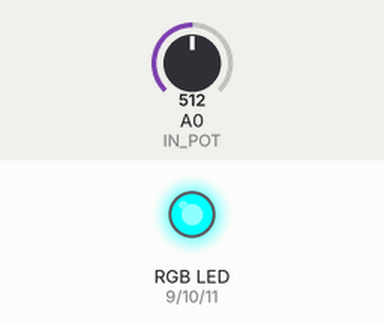
Bench run of a sketch on a simulated Arduino Uno, built with avr-gcc and run on an emulated ATmega328P. Shown: an RGB LED mixed from three pins (HIGH = lit). The inputs (shaded band) are chosen by the test bench; at power-on: A0 (IN_POT) = 512.

Above: at 1.2 s.
1.3 s: A0 (IN_POT) set to 570
2.8 s: A0 (IN_POT) set to 600
At 3.1 s:
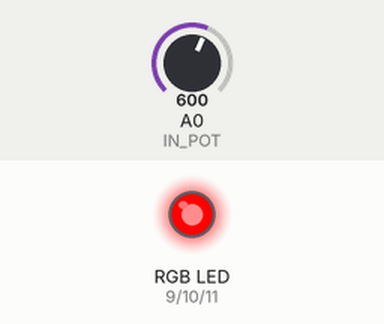
4.3 s: A0 (IN_POT) set to 306
At 5.4 s:
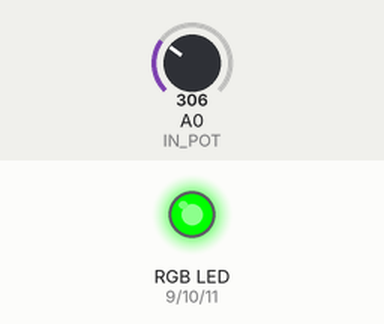
5.8 s: A0 (IN_POT) set to 281
At 6.5 s:
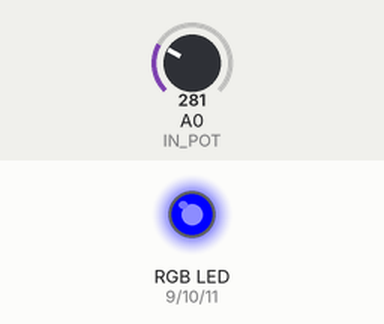
7.3 s: A0 (IN_POT) set to 161
8.8 s: A0 (IN_POT) set to 138
At 10.0 s:
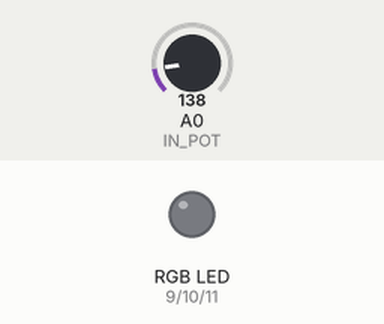
Timing chart, 0 to 11.3 s (numbered marks = the images above; inputs shaded):
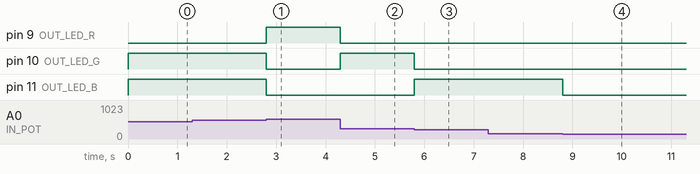

Measured:
- the behaviour switches between 584 and 585 on A0 (IN_POT) (found by bisection; images 0 and 1)
- the behaviour switches between 293 and 292 on A0 (IN_POT) (found by bisection; images 2 and 3)
- the behaviour switches between 147 and 146 on A0 (IN_POT) (found by bisection; images 3 and 4)
- after the input at 1.3 s, every drawn part: stays the same
- after the input at 2.8 s, pin 9 (OUT_LED_R): LOW → HIGH at once; pin 10 (OUT_LED_G), pin 11 (OUT_LED_B): HIGH → LOW at once
- after the input at 4.3 s, pin 9 (OUT_LED_R): HIGH → LOW at once; pin 10 (OUT_LED_G): LOW → HIGH at once
- after the input at 5.8 s, pin 10 (OUT_LED_G): HIGH → LOW at once; pin 11 (OUT_LED_B): LOW → HIGH at once
- after the input at 7.3 s, every drawn part: stays the same
- after the input at 8.8 s, pin 11 (OUT_LED_B): HIGH → LOW at once

The sketch:

tabela-rgb-com-potenciometro.ino
```cpp
// Contamos, de forma limitada,de 000 até 111 e traduzimos isso em forma de uma tabela RGB,
// onde R = MSB e B = LSB. O código abaixo nos permite percorrer essa tabela com o pot 10k
constexpr int IN_POT{A0};

constexpr int OUT_LED_R{9};
constexpr int OUT_LED_G{10};
constexpr int OUT_LED_B{11};

int RGB = 0;

void setup() {
  pinMode(OUT_LED_R, OUTPUT);
  pinMode(OUT_LED_G, OUTPUT);
  pinMode(OUT_LED_B, OUTPUT);
}

// NOTE: número hardcodado no for loop
void loop() {
  int pot_value{analogRead(IN_POT)};
  RGB = map(pot_value, 0, 1023, 0, 7);

  /*
    Usar shift de bit simplifica bastante o código

    1. Joga o enésimo bit para a posição de bit menos
    significativo

    2. Executa um AND com o bitmask 0b001, extraíndo o
    bit procurado
  */
  digitalWrite(OUT_LED_R, (RGB >> 2) & 0b001);
  digitalWrite(OUT_LED_G, (RGB >> 1) & 0b001);
  digitalWrite(OUT_LED_B, (RGB >> 0) & 0b001);
}
```

contador.cpp
```cpp
#include "Arduino.h"

constexpr byte MAX_BUF_S = 13; // No contexto do Arduino R3, o máximo é 13 (111111111111B)
byte BUF_END = 0; // Index necessário para localizar o último char da array

char num_in[MAX_BUF_S];
double dec_out = 0.0; // a função pow() funciona apenas com double, se não leva a truncamento

byte bin_out[MAX_BUF_S - 1];

byte LED[MAX_BUF_S - 1];

// Essa flag garantirá que getNum() seja chamado apenas 1 vez no programa inteiro
bool hasInput = false;

enum NumberalSystem {
  Decimal = 1,
  Binary,
  Octal,
  Hexadecimal,
  Invalid,
};

void setup() {
  Serial.begin(9600);

  for(auto i = 0; i < MAX_BUF_S - 1; i++) {
      LED[i] = i+1;
      pinMode(LED[i], OUTPUT);
  }

  Serial.println("Insira o valor maximo do contador [0-4095d]");
  Serial.println("Utilize a ordem esquerda->direita.");
  Serial.println("Coloque o sis. numerico no final do numero");
  Serial.println("Ex: FFh, 101b, 13d, 65o");
  Serial.println();
}

// ----
// Essa função pega o input do usuário pelo serial, só é executada uma
// vez durante todo o runtime
// ----
void getNum() {

  // NOTE: esse objeto só vai ser construído uma vez durante o programa
  String str_buf;

  if (Serial.available() > 0) {
    str_buf = Serial.readStringUntil('\n');
    str_buf.toCharArray(num_in, MAX_BUF_S);
    BUF_END = str_buf.length() - 1; // considerando a contagem a partir do 0

    hasInput = true;
  }
}

// ----
// Detecta se o input está em hexadecimal, octal, binário ou decimal
// ----
int getNumSystem() {
  char systemChar = num_in[BUF_END];
  NumberalSystem numSystem;

  switch (systemChar) {
  case 'f':
  case 'F': {
    numSystem = Hexadecimal;
    break;
  }

  case 'o':
  case 'O': {
    numSystem = Octal;
    break;
  }

  case 'b':
  case 'B': {
    numSystem = Binary;
    break;
  }

  case 'd':
  case 'D': {
    numSystem = Decimal;
    break;
  }

  default: {
    numSystem = Invalid;
    break;
  }
  }

  return numSystem;
}

// -- Algoritmos de Conversão SISTEMA -> Decimal + utilitários

// Verifica se o caractére está em um intervalo [a, b] na tabela ASCII
// essa função auxilia bastante na legibilidade do código
bool char_is_in_between(char ch, char a, char b) {
  return (ch >= a && ch <= b) ? true : false;
}

byte hex_digit_value(char hex_char) {
  byte num_buf = 0;

  if (char_is_in_between(hex_char, '0', '9'))
    num_buf = hex_char - '0'; // considerando valores da tabela ASCII

  else if (char_is_in_between(hex_char, 'A', 'F'))
    num_buf = 15 - ('F' - hex_char);

  else if (char_is_in_between(hex_char, 'a', 'f'))
    num_buf = 15 - ('f' - hex_char);

  return num_buf;
}

void hex_to_dec() {
  byte num_hex_digit = BUF_END; // excluindo o indicador de sistema numérico pois começa a contar do 0

  for (auto i = 0; i < num_hex_digit; i++) {
    auto exp = (num_hex_digit - i) - 1;
    dec_out += hex_digit_value(num_in[i]) * pow(16, exp);
  }
}

// --- Execução
void dec_to_bin(int dec_value) {
    for(auto i = 0; i < MAX_BUF_S - 1; i++)
        // obs: array termina em MAX_BUF_S - 2 por causa do [0]
        bin_out[(MAX_BUF_S - 2) - i] = (dec_value >> i) & 0b1;
}

void bin_to_led() {
    for(auto i = 0; i < MAX_BUF_S - 1; i++)
        digitalWrite(LED[i], bin_out[i]);
}

void count() {
    int max_number = int(round(dec_out));

    for(auto i = 0; i <= max_number; i++) {
        dec_to_bin(i);
        bin_to_led();
        delay(1000);
    }
}

void execute() {
  Serial.print("[LOG] limite do contador estabelecido para ");
  Serial.println(num_in);

  switch (getNumSystem()) {
    case NumberalSystem::Hexadecimal: {
        hex_to_dec();
        count();
        break;
    }
  }

  dec_out = 0;
}

void loop() {
  if (!hasInput)
      getNum();
  else
      execute();
}
```
